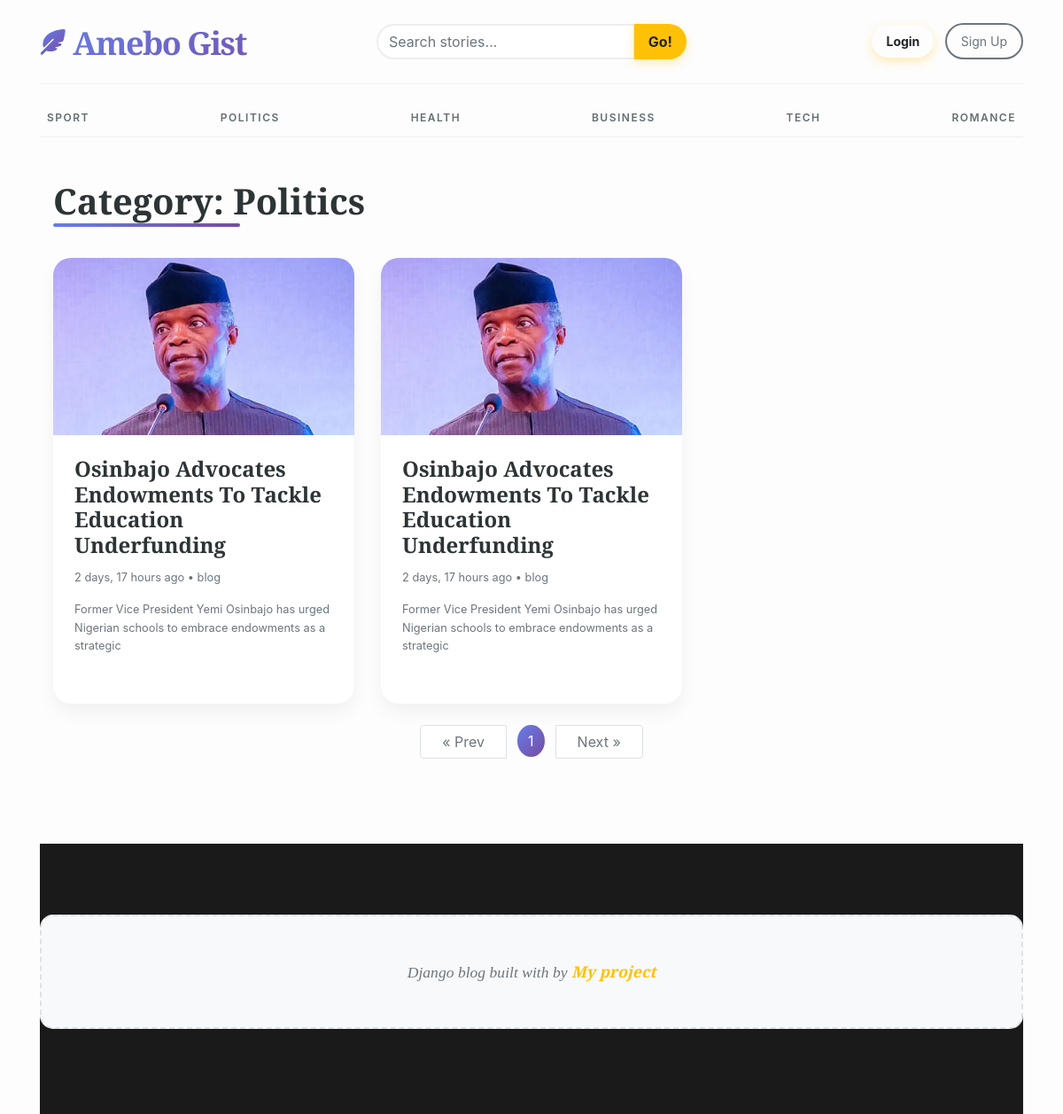
The app's page /category/2/ with its own data.
### blogs/models.py (models this page shows, shortened)
class Category(models.Model):
    category_name = models.CharField(max_length=50, unique=True)
    created_at = models.DateTimeField(auto_now_add=True)
    updated_at = models.DateTimeField(auto_now=True)
    class Meta:
        verbose_name_plural = 'Categories'
    def __str__(self):
        return self.category_name

class Blog(models.Model):
    title = models.CharField(max_length=100)
    slug = models.SlugField(max_length=100, unique=True, null=True, blank=True)
    category = models.ForeignKey(Category, on_delete=models.CASCADE)
    author = models.ForeignKey('auth.User', on_delete=models.CASCADE)
    featured_image = models.ImageField(upload_to='uploads/%Y/%m/%d/')
    short_description = models.TextField(max_length=100)
    blog_body = models.TextField()
    status = models.CharField(max_length=20, choices=STATUS_CHOICES, default='Draft')
    is_featured = models.BooleanField(default=False)
    created_at = models.DateTimeField(auto_now_add=True)
    updated_at = models.DateTimeField(auto_now=True)

### blogs/views.py (the view)
# urls.py: path('<int:category_id>/', views.post_by_category, name='post_by_category'),
def post_by_category(request, category_id):
    posts = Blog.objects.filter(status='Published', category_id=category_id)
    paginator = Paginator(posts, 4) # Show 4 posts per page
    page_number = request.GET.get('page')
    page_obj = paginator.get_page(page_number)
    try:
        category = Category.objects.get(pk=category_id)
    except:
        return redirect('home')
    context = {
        'page_obj': page_obj,
        'category': category,
    }
    return render(request, 'post_by_category.html', context)

### blogs/context_processors.py (called while the page is built)
def get_categories(request):
    categories = Category.objects.all()
    return dict(categories=categories)

def get_social_links(request):
    social_links = SocialLink.objects.all()
    return dict(social_links=social_links)

def get_about(request):
    about = About.objects.all().first()
    return dict(about=about)

### templates/post_by_category.html (shortened to what this page needs)
{% extends 'base.html' %} {% block content %}
<div class="container mt-5">
  <h3 class="section-title">Category: {{ category }}</h3>
  <div class="row">
    {% if page_obj %} {% for post in page_obj %}
    <div class="col-md-4">
      <div class="card blog-card">
        <img
          src="{{ post.featured_image.url }}"
          class="card-img-top"
          alt="{{ post.title }}"
        />
        <div class="card-body p-4">
          <h4 class="card-title">
            <a
              href="{% if post.slug %}{% url 'blogs' post.slug %}{% else %}#{% endif %}"
              >{{ post.title }}</a
            >
          </h4>
          <p class="text-muted small">
            {{ post.created_at | timesince }} ago • {{ post.author }}
          </p>
          <p class="card-text text-muted small">
            {{ post.short_description | truncatewords:15 }}
          </p>
        </div>
      </div>
    </div>
    {% endfor %}
    <div class="col-12 mt-4 d-flex justify-content-center">
      <nav aria-label="Page navigation">
        <ul class="pagination">
          {% if page_obj.has_previous %}
          <li class="page-item">
            <a
              class="page-link rounded-pill px-4 mr-2"
              href="?page={{ page_obj.previous_page_number }}"
              aria-label="Previous"
            >
              <span aria-hidden="true">&laquo; Prev</span>
            </a>
          </li>
          {% else %}
          <li class="page-item disabled">
            <span class="page-link rounded-pill px-4 mr-2">&laquo; Prev</span>
          </li>
          {% endif %}
          <li class="page-item active">
            <span
              class="page-link rounded-circle mx-1"
              style="
                background: linear-gradient(135deg, #667eea 0%, #764ba2 100%);
                border: none;
              "
              >{{ page_obj.number }}</span
            >
          </li>
          {% if page_obj.has_next %}
          <li class="page-item">
            <a
              class="page-link rounded-pill px-4 ml-2"
              href="?page={{ page_obj.next_page_number }}"
              aria-label="Next"
            >
              <span aria-hidden="true">Next &raquo;</span>
            </a>
          </li>
          {% else %}
          <li class="page-item disabled">
            <span class="page-link rounded-pill px-4 ml-2">Next &raquo;</span>
          </li>
          {% endif %}
        </ul>
      </nav>
    </div>
    {% else %}
    <div class="col-12 text-center py-5">
      <i class="fa-regular fa-face-frown display-4 text-muted mb-3"></i>
      <p class="lead text-muted">No posts found in this category.</p>
    </div>
    {% endif %}
  </div>
</div>
{% endblock %}

### templates/base.html (shortened to what this page needs)
 {% load static %}
<!DOCTYPE html>
<html lang="en">
<head>
    <link href="https://getbootstrap.com/docs/4.0/dist/css/bootstrap.min.css" rel="stylesheet">
    <link rel="stylesheet" href="https://cdnjs.cloudflare.com/ajax/libs/font-awesome/6.4.0/css/all.min.css">
    <link href="{% static 'css/blog.css' %}" rel="stylesheet">
  </head>
<body>
    <div class="container">
      <header class="blog-header py-3">
        <div class="row flex-nowrap justify-content-between align-items-center">
          <div class="col-6 col-md-4 pt-1">
            <a class="blog-header-logo" href="/">
                <i class="fa-solid fa-feather-pointed logo-icon"></i>
                <span class="d-inline-block">Amebo Gist</span>
            </a>
          </div>
          <div class="col-md-4 d-none d-md-block" style="text-align: center;">
            <form action="{% url 'search' %}" method="get">
              <div class="input-group">
                <input class="form-control search-form-control" type="text" name="keyword" value="{{ keyword }}" placeholder="Search stories..." aria-label="Search" />
                <div class="input-group-append">
                  <button type="submit" class="btn btn-warning rounded-pill px-3 ml-n5" style="z-index: 5;">Go!</button>
                </div>
              </div>
            </form>
          </div>
          <div class="col-6 col-md-4 d-flex justify-content-end align-items-center">
            <div class="header-auth-buttons">
                {% if user.is_authenticated %}
                    <span class="text-muted small mr-2 d-none d-lg-inline">Hi, {{ user.username }}</span>
                    <a class="btn btn-sm btn-warning rounded-pill px-3 mr-2" href="{% url 'dashboard' %}" style="background: var(--primary-gradient); border: none; font-weight: 700;">Dashboard</a>
                    <a class="btn btn-sm btn-outline-secondary rounded-pill px-3" href="{% url 'logout' %}">Logout</a>
                {% else %}
                    <a class="btn btn-sm btn-warning rounded-pill px-3 mr-2" href="{% url 'login' %}" style="background: var(--primary-gradient); border: none; font-weight: 700;">Login</a>
                    <a class="btn btn-sm btn-outline-secondary rounded-pill px-3" href="{% url 'register' %}">Sign Up</a>
                {% endif %}
            </div>
          </div>
        </div>
      </header>
      <div class="nav-scroller py-1 mb-2">
        <nav class="nav d-flex justify-content-between">
          {% for category in categories %}
          <a class="p-2 text-muted" href="{% url 'post_by_category' category.id %}">{{ category.category_name }}</a>
          {% endfor %}
        </nav>
      </div>
 {% block content %}
 {% endblock %}
 <footer class="blog-footer">
  <p>Django blog built with  by <a href="#">My project</a></p>
</footer>
</body>
</html>

### blog_main/static/css/blog.css (style rules this page uses)
body { background-color: #fdfdfd; color: #2d3436; font-family: -apple-system, BlinkMacSystemFont, "Segoe UI", Roboto, "Helvetica Neue", Arial, sans-serif; line-height: 1.6; overflow-x: hidden; }
h1, h2, h3, h4, .blog-header-logo { font-family: 'Playfair Display', serif; font-weight: 900 !important; }
a { transition: all 0.3s ease; color: inherit; }
.blog-header { border-bottom: 1px solid rgba(0,0,0,0.05); margin-bottom: 1rem; }
.blog-header-logo { font-size: 2.5rem; letter-spacing: -1.5px; text-decoration: none !important; color: #212529 !important; }
.nav-scroller { border-bottom: 1px solid #eee; margin-bottom: 2.5rem; }
.nav-scroller .nav { display: flex; justify-content: space-between; }
.nav-scroller a { font-weight: 600; text-transform: uppercase; font-size: 0.75rem; letter-spacing: 1.5px; color: #636e72 !important; padding: 1rem 0; }
.card { border-radius: 12px; transition: transform 0.3s ease; }
.btn-warning { border-radius: 50px; padding: 0.5rem 1.5rem; font-weight: 700; background-color: #ffc107; border: none; box-shadow: 0 4px 12px rgba(255, 193, 7, 0.3); }
.btn-outline-secondary { border-radius: 50px; padding: 0.5rem 1.5rem; border-width: 2px; }
.empty-msg, p:only-child:not(.lead) { padding: 3rem; background: #f8f9fa; border: 2px dashed #dee2e6; color: #6c757d; text-align: center; border-radius: 15px; font-size: 1.1rem; font-family: 'Playfair Display', serif; font-style: italic; }
.blog-footer { padding: 5rem 0; margin-top: 5rem; background-color: #1a1a1a; color: #95a5a6; text-align: center; }
.blog-footer a { color: #ffc107; font-weight: 700; }

### templates/base.html (style rules this page uses)
.blog-header-logo { font-family: 'Playfair Display', serif; font-size: 2.25rem; font-weight: 900; text-decoration: none !important; background: linear-gradient(135deg, #667eea 0%, #764ba2 100%); -webkit-background-clip: text; background-clip: text; -webkit-text-fill-color: transparent; display: flex; align-items: center; gap: 10px; }
.logo-icon { font-size: 1.8rem; background: linear-gradient(135deg, #667eea 0%, #764ba2 100%); -webkit-background-clip: text; background-clip: text; -webkit-text-fill-color: transparent; }
.search-form-control { border-radius: 50px; border: 2px solid #eee; transition: all 0.3s; }

### templates/post_by_category.html (style rules this page uses)
.section-title { font-family: "Playfair Display", serif; font-weight: 900; font-size: 2.5rem; margin-bottom: 40px; position: relative; display: inline-block; color: #2d3436; }
.section-title::after { content: ""; position: absolute; bottom: -5px; left: 0; width: 60%; height: 4px; background: linear-gradient(135deg, #667eea 0%, #764ba2 100%); border-radius: 2px; }
.blog-card { background: white; border-radius: 20px; border: none; overflow: hidden; box-shadow: 0 10px 20px rgba(0, 0, 0, 0.05); transition: all 0.4s cubic-bezier(0.175, 0.885, 0.32, 1.275); height: 100%; margin-bottom: 30px; }
.card-img-top { height: 200px; object-fit: cover; }
.card-title a { color: #2d3436; text-decoration: none; font-weight: 800; transition: color 0.3s; }

### records on screen
Category: category_name "SPORT"
Category: category_name "POLITICS", category_name "Politics"
Category: category_name "HEALTH"
Category: category_name "BUSINESS"
Category: category_name "TECH"
Category: category_name "ROMANCE"
Blog: featured_image (picture), title "Osinbajo Advocates Endowments To Tackle Education Underfunding", created_at "2 days, 17 hours", author "blog", short_description "Former Vice President Yemi Osinbajo has urged Nigerian schools to embrace endowments as a strategic"
Blog: featured_image (picture), title "Osinbajo Advocates Endowments To Tackle Education Underfunding", created_at "2 days, 17 hours", author "blog", short_description "Former Vice President Yemi Osinbajo has urged Nigerian schools to embrace endowments as a strategic"

### other values on screen
{{ page_obj.number }} "1"
